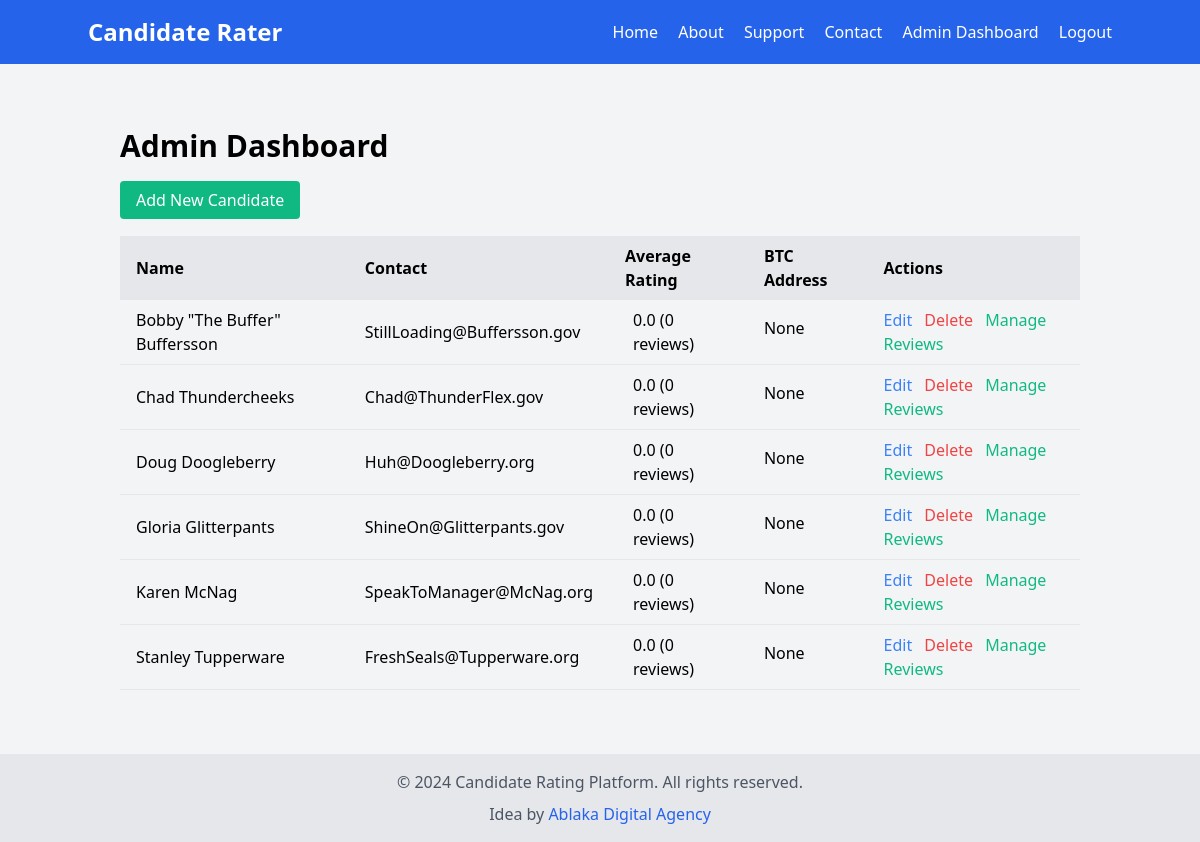
The app's page /admin/dashboard (signed in) with its own data.
### models.py (models this page shows, shortened)
class Candidate(db.Model):
    id = db.Column(db.Integer, primary_key=True)
    name = db.Column(db.String(100), nullable=False)
    bio = db.Column(db.Text, nullable=False)
    contact = db.Column(db.String(100), nullable=False)
    photo = db.Column(db.String(100), nullable=False)
    phone = db.Column(db.Text, nullable=True)
    website = db.Column(db.Text, nullable=True)
    social_media = db.Column(db.Text, nullable=True)
    reviews = db.relationship('Review', backref='candidate', lazy=True)
    average_rating = db.Column(db.Float, default=0.0)
    btc_address = db.Column(db.String(100), nullable=True)
    youtube_snippet = db.Column(db.String(200), nullable=True)

### main.py (the view)
@app.route('/admin/dashboard')
def admin_dashboard():
    if 'admin_id' not in session:
        flash('Please log in to access this page', 'error')
        return redirect(url_for('admin_login'))
    candidates = Candidate.query.all()
    return render_template('admin/dashboard.html', candidates=candidates)

### templates/admin/dashboard.html (shortened to what this page needs)
{% extends "base.html" %}
{% block content %}
<div class="container mx-auto px-4 py-8">
    <h1 class="text-3xl font-bold mb-6">Admin Dashboard</h1>
    <div class="mb-6">
        <a href="{{ url_for('admin_add_candidate') }}" class="bg-green-500 text-white px-4 py-2 rounded hover:bg-green-600">Add New Candidate</a>
    </div>
    <div class="overflow-x-auto">
        <table class="w-full table-auto">
            <thead>
                <tr class="bg-gray-200">
                    <th class="px-4 py-2 text-left">Name</th>
                    <th class="px-4 py-2 text-left">Contact</th>
                    <th class="px-4 py-2 text-left">Average Rating</th>
                    <th class="px-4 py-2 text-left">BTC Address</th>
                    <th class="px-4 py-2 text-left">Actions</th>
                </tr>
            </thead>
            <tbody>
                {% for candidate in candidates %}
                <tr class="border-b">
                    <td class="px-4 py-2">{{ candidate.name }}</td>
                    <td class="px-4 py-2">{{ candidate.contact }}</td>
                    <td class="px-4 py-2">
                        <div class="flex items-center">
                                {% set rating = candidate.average_rating|default(0)|float %}
                            <span>{{ "%.1f"|format(rating) }} ({{ candidate.reviews|length }} reviews)</span>
                        </div>
                    </td>
                    <td class="px-4 py-2">
                        {{ candidate.btc_address }}
                    </td>
                    <td class="px-4 py-2">
                        <a href="{{ url_for('admin_edit_candidate', id=candidate.id) }}" class="text-blue-500 hover:underline mr-2">Edit</a>
                        <form action="{{ url_for('admin_delete_candidate', id=candidate.id) }}" method="POST" class="inline">
                            <button type="submit" class="text-red-500 hover:underline" onclick="return confirm('Are you sure you want to delete this candidate?')">Delete</button>
                        </form>
                        <a href="{{ url_for('admin_manage_reviews', candidate_id=candidate.id) }}" class="text-green-500 hover:underline ml-2">Manage Reviews</a>
                    </td>
                </tr>
                {% endfor %}
            </tbody>
        </table>
    </div>
</div>
{% endblock %}

### records on screen
Candidate: name "Bobby \"The Buffer\" Buffersson", contact "StillLoading@Buffersson.gov", average_rating "0.0", reviews|length "0", btc_address "None"
Candidate: name "Chad Thundercheeks", contact "Chad@ThunderFlex.gov", average_rating "0.0", reviews|length "0", btc_address "None"
Candidate: name "Doug Doogleberry", contact "Huh@Doogleberry.org", average_rating "0.0", reviews|length "0", btc_address "None"
Candidate: name "Gloria Glitterpants", contact "ShineOn@Glitterpants.gov", average_rating "0.0", reviews|length "0", btc_address "None"
Candidate: name "Karen McNag", contact "SpeakToManager@McNag.org", average_rating "0.0", reviews|length "0", btc_address "None"
Candidate: name "Stanley Tupperware", contact "FreshSeals@Tupperware.org", average_rating "0.0", reviews|length "0", btc_address "None"
